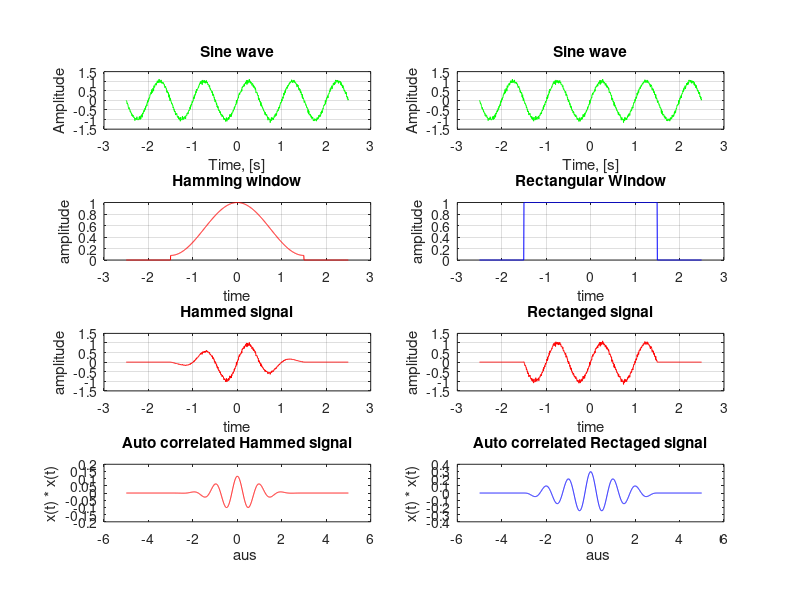
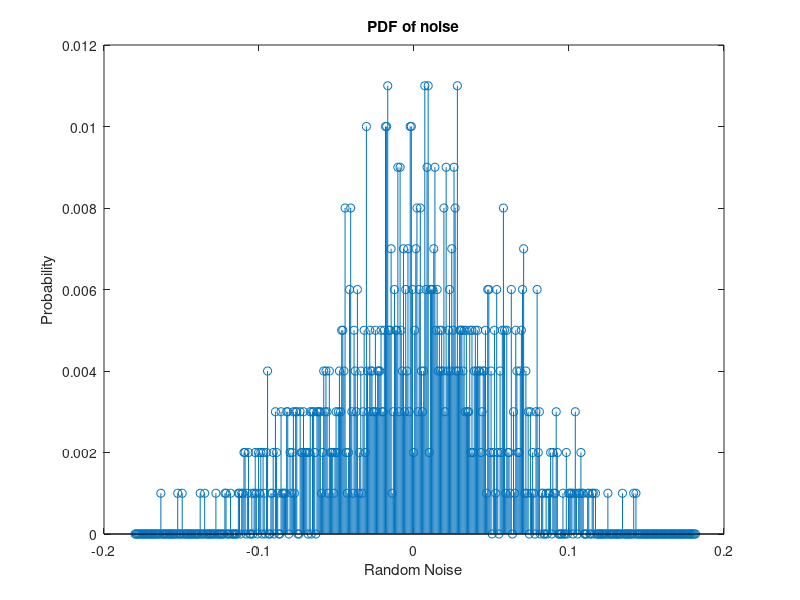

Recreate these plots in MATLAB, in order.
clear all;
clc;
close all;
% ------------------------------------------
% STEP 1: Generating the sine wave with noise 
% ------------------------------------------

f1 = 1;
N  = 1000; % Number of Samples
Fs = 200; % Sampling Frequency in Hz % Sampling Time(Ts) = 1/Fs = 1/200 = 0.004 sec
t = ((-N/2):(N/2)-1)/Fs; % Time axis from -2.5 sec to 2.495  sec
y = sin(2*pi*f1*t); % generates the sine wave

noise = 0.05.*(randn(size(y)));

% Adding noise to the signal
y = y + noise;

figure1=figure('Position', [200, 200, 2024, 2200]); % to have a bigger plot on

subplot(4,2,1); % to generate a plot for 8 graphs
plot(t, y, 'g');
title("Sine wave");
xlabel("Time, [s]");
ylabel("Amplitude");
grid;

subplot(4,2,2);
plot(t, y, 'g');
title("Sine wave");
xlabel("Time, [s]");
ylabel("Amplitude");
grid;

% ------------------------------
% STEP 2: Generating the windows
% ------------------------------

% IMPORTANT!!
% In this case we are taking window length smaller than signal length, 
% This is to display the edges of the rectangular window and the hamming window.
% You should always match the length of the windows
% an = a + (n-1)*d
% zero padding , window length, zero padding
% [zeros(1, 200) hamming(601)'  zeros(1, 199)]  [-2.5 to -1.505, -1.5 to 1.5, 1.505 to 2.495] 
% we can simplify the length by:
% or zeros(1, 200) hamming(600)'  zeros(1, 200) [-2.5 to -1.505, -1.5 to 1.495, 1.5 to 2.495] 
% rectwin(windowLength*Fs + 1) including = 1.5

% Please note it is not dynamic it has been carefully choosen
% according to the window position
windowLength = 3; % ( 3 seconds ), shown the exampe of 4 seconds in the tutorial!!

rectWindow = [zeros(1, 1*Fs) rectwin(windowLength*Fs)'  zeros(1, 1*Fs)];  % Rectangular Window
hammingWindow = [zeros(1, 1*Fs) hamming(windowLength*Fs)'  zeros(1, 1*Fs)]; % Hamming Window

% Hamming window plot
subplot(4,2,3);
plot(t, hammingWindow, 'r');
title("Hamming window");
xlabel("time");
ylabel("amplitude");
grid;

% Rectangular window plot
subplot(4,2,4);
plot(t, rectWindow, 'b');
title("Rectangular Window");
xlabel("time");
ylabel("amplitude");
grid;

% ------------------------------------------------------------
% STEP 3: Applying the windows on the respective sine wave
% ------------------------------------------------------------


hammedSignal = y.*hammingWindow; % using hamming window on sinosodal signal
subplot(4,2,5);
plot(t, hammedSignal, 'r');
title("Hammed signal");
xlabel("time");
ylabel("amplitude");
grid;


rectSignal = y.*rectWindow; % using rectangular window on sinosodal signal
subplot(4,2,6);
plot(t, rectSignal, 'r');
title("Rectanged signal");
xlabel("time");
ylabel("amplitude");
grid;

% ------------------------------------------------------------
% STEP 4: Finding the autocorrelation of the windowed signal
% ------------------------------------------------------------

% IMPORTANT CONCEPT:
% To normalise the y axis we are passing the 'biased' as one of the
% argument
[correlationOfHammedSignal, hammedLags] = xcorr(hammedSignal, 'biased');
[correlationOfRectSignal, rectLags] = xcorr(rectSignal, 'biased');

% IMPORTANT CONCEPT:
% to normalise the tau we have to multiply by 1/Fs 
tauH = hammedLags*1/Fs;
tausR = rectLags*1/Fs;

% correlated hammed signal plotting
subplot(4,2,7);
plot(tauH, correlationOfHammedSignal, 'r');
title("Auto correlated Hammed signal");
xlabel("\taus");
ylabel("x(t) * x(t)");

% correlated rectanged signal plotting
subplot(4,2,8);
plot(tausR, correlationOfRectSignal, 'b');
title("Auto correlated Rectaged signal");
xlabel("\taus");
ylabel("x(t) * x(t)");

% Calculating the Pdf of noise

% Step 1: Sortig the noise
sortedNoise = sort(noise);
lengthOfSortedNoise = length(sortedNoise);

% Step 2: Finding the maximum and minimum value of noise
maxValueInNoise = max(sortedNoise);
minValueInNoise = min(sortedNoise);

% Step 3: Creating the x-axis
xaxis = linspace(minValueInNoise, maxValueInNoise, length(noise)*0.5);
lenghtOfXAxis = length(xaxis);

% Step 4: Creating pdf array, initializing the values with zero
pdf = zeros(size(xaxis));
% Step 5: Calculating the probability

for i = 1:lenghtOfXAxis - 1
    randomVariableLength = 0;
    for j = 1: lengthOfSortedNoise
        if(sortedNoise(j) > xaxis(i) && sortedNoise(j) < xaxis(i + 1))
            randomVariableLength = randomVariableLength + 1; %incrementing the length of the random variable
        end
    end
    pdf(i) = randomVariableLength/lengthOfSortedNoise; % calculates probability of the random variable
end

pdf(i+1) = length(find(sortedNoise > xaxis(i) & sortedNoise < xaxis(i)))/ lengthOfSortedNoise;
figure2=figure('Position', [200, 200, 2024, 2200]); % to have a bigger plot on
stem(xaxis, pdf);
xlim([-0.2 0.2]);
title("PDF of noise");
xlabel("Random Noise");
ylabel("Probability");
